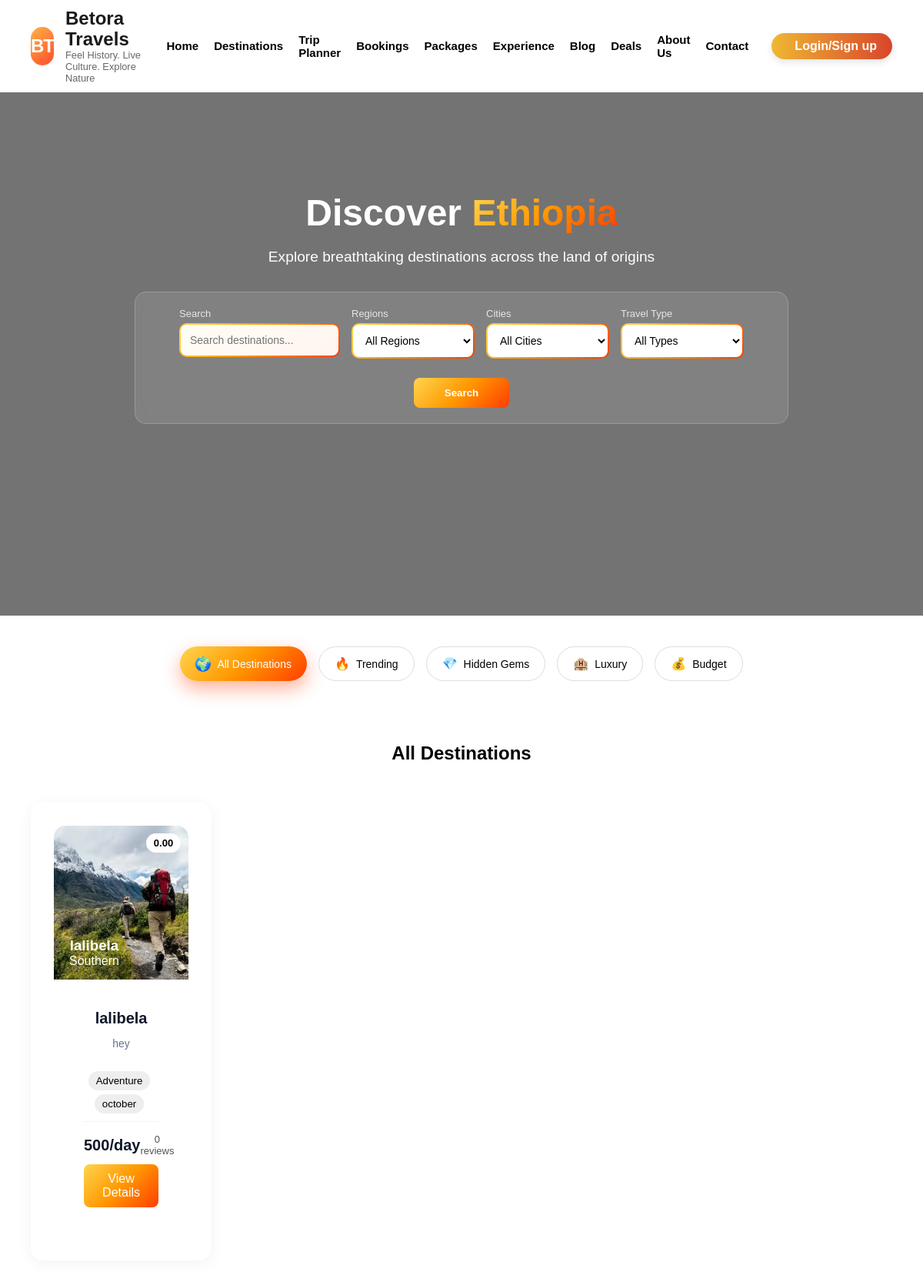
Page /destination.php on the committed database.
### tables this page shows
CREATE TABLE `destinations` (
  `id` int(11) NOT NULL,
  `name` varchar(100) DEFAULT NULL,
  `tagline` varchar(255) DEFAULT NULL,
  `region` varchar(100) DEFAULT NULL,
  `type` enum('adventure','cultural','religious','historical','nature') DEFAULT NULL,
  `description` text DEFAULT NULL,
  `highlights` text DEFAULT NULL,
  `best_time` varchar(100) DEFAULT NULL,
  `dry_season` varchar(255) DEFAULT NULL,
  `rainy_season` varchar(255) DEFAULT NULL,
  `spring_weather` varchar(100) DEFAULT NULL,
  `summer_weather` varchar(100) DEFAULT NULL,
  `autumn_weather` varchar(100) DEFAULT NULL,
  `winter_weather` varchar(100) DEFAULT NULL,
  `average_cost` decimal(10,2) DEFAULT NULL,
  `budget_cost` varchar(50) DEFAULT NULL,
  `standard_cost` varchar(50) DEFAULT NULL,
  `luxury_cost` varchar(50) DEFAULT NULL,
  `accommodation` varchar(255) DEFAULT NULL,
  `rating` decimal(3,2) DEFAULT 0.00,
  `reviews` int(11) DEFAULT 0,
  `top_attractions` text DEFAULT NULL,
  `cultural_tips` text DEFAULT NULL,
  `distance_info` varchar(255) DEFAULT NULL,
  `map_location` text DEFAULT NULL,
  `video_url` varchar(255) DEFAULT NULL,
  `image` varchar(255) DEFAULT NULL,
  `image2` varchar(255) DEFAULT NULL,
  `image3` varchar(255) DEFAULT NULL,
  `image4` varchar(255) DEFAULT NULL
);

### destination.php (the view, shortened to what this page needs)
<?php
include 'db.php';
$search_name = isset($_GET['search_name']) ? mysqli_real_escape_string($conn, $_GET['search_name']) : '';
$sql = "SELECT * FROM destinations WHERE 1=1";
$sql .= " ORDER BY id DESC";
$result = mysqli_query($conn, $sql);
?>
<!DOCTYPE html>
<html lang="en">
<head>
    <link rel="stylesheet" href="style.css">
    <link rel="stylesheet" href="https://jsdelivr.net"/>
    <link rel="stylesheet" href="welcome.css">
    <link rel="stylesheet" href="cards.css">
    <link rel="stylesheet" href="ai.css">
    <link rel="stylesheet" href="https://cloudflare.com">
</head>
<body>
<nav id="navbar">
  <div class="brand">
    <div class="bt">BT</div>
    <div class="logo-text">
      <h1>Betora Travels</h1>
      <h2>Feel History. Live Culture. Explore Nature</h2>
    </div>
  </div>
  <ul class="menu" id="menu-list">
    <li><a class="underline-text" href="index.php#Home">Home</a></li>
    <li><a class="underline-text" href="destinations.php">Destinations</a></li>
    <li><a class="underline-text" href="trip.html#trip">Trip Planner</a></li>
    <li><a class="underline-text" href="booking.html#Bookings">Bookings</a></li>
    <li><a class="underline-text" href="packages.php#packages">Packages</a></li>
    <li><a class="underline-text" href="experience.html#Experience">Experience</a></li>
    <li><a class="underline-text" href="blog.html#Blog">Blog</a></li>
    <li><a class="underline-text" href="deals.html#Deals">Deals</a></li>
    <li><a class="underline-text" href="aboutus.html#About-Us">About Us</a></li>
    <li><a class="underline-text" href="contactus.html#Contact">Contact</a></li>
    <div class="header-actions">
      <div class="login-pill">
        <span>Login/Sign up</span>
      </div>
    </div>
  </ul>
</nav>
<section id="Destinations" class="destination-hero">
    <video autoplay muted loop playsinline class="bg-video">
        <source src="ethiopia-video.mp4" type="video/mp4">
    </video>
    <div class="overlay"></div>
    <div class="content">
        <h1>Discover <span>Ethiopia</span></h1>
        <p>Explore breathtaking destinations across the land of origins</p>
        <form action="destination.php" method="GET" class="search-box">
    <div class="field">
        <label>Search</label>
        <div class="gradient-wrapper">
            <input type="text" name="search_name" placeholder="Search destinations..." value="<?php echo htmlspecialchars($search_name); ?>" />
        </div>
    </div>
    <div class="field">
        <label>Regions</label>
        <div class="gradient-wrapper">
            <select name="region">
                <option>All Regions</option>
            </select>
        </div>
    </div>
    <div class="field">
        <label>Cities</label>
        <div class="gradient-wrapper">
            <select name="city">
                <option>All Cities</option>
            </select>
        </div>
    </div>
    <div class="field">
        <label>Travel Type</label>
        <div class="gradient-wrapper">
            <select name="type">
                <option>All Types</option>
            </select>
        </div>
    </div>
    <div class="search-btn-container">
        <button type="submit">Search</button>
    </div>
</form>
    </div>
</section>
<section class="filter-section">
    <div class="filter-container">
        <button class="filter-btn active"><span>🌍</span> All Destinations</button>
        <button class="filter-btn"><span>🔥</span> Trending</button>
        <button class="filter-btn"><span>💎</span> Hidden Gems</button>
        <button class="filter-btn"><span>🏨</span> Luxury</button>
        <button class="filter-btn"><span>💰</span> Budget</button>
    </div>
</section>
<section class="cards-section">
    <h2 class="results-title">All Destinations</h2>
    <div class="cards-container">
    <?php while($row = mysqli_fetch_assoc($result)) { ?>
        <div class="card" data-category="<?php echo strtolower($row['type']); ?>">
    <div class="card-slider">
        <img src="admin/uploads/<?php echo htmlspecialchars($row['image']); ?>" class="active">
        <div class="image-text">
            <h3 style="display: block !important; opacity: 1 !important; color: white;">
                <?php echo htmlspecialchars($row['name']); ?>
            </h3>
            <p><?php echo htmlspecialchars($row['region']); ?></p>
        </div>
        <div class="rating">
            <?php echo $row['rating']; ?>
        </div>
    </div>
    <div class="card-inner">
        <div class="card-content">
            <h3 class="card-title-main"><?php echo htmlspecialchars($row['name']); ?></h3>
            <p class="desc"><?php echo htmlspecialchars($row['tagline']); ?></p>
            <div class="tags">
                <button><?php echo ucfirst($row['type']); ?></button>
                <button><?php echo htmlspecialchars($row['best_time']); ?></button>
            </div>
            <div class="card-footer">
                <span class="price">
                    <?php echo $row['budget_cost']; ?>/day
                </span>
                <span class="reviews"><?php echo $row['reviews']; ?> reviews</span>
            </div>
            <a href="admin/view_destination.php?id=<?php echo $row['id']; ?>&source=public" class="details-btn">
                View Details
            </a>
        </div>
    </div>
</div>
    <?php } ?>
</div>
</section>
</body>
</html>

### style.css (style rules this page uses)
* { margin: 0; padding: 0; box-sizing: border-box; font-family: Arial, sans-serif; }
.destination-hero { position: relative; height: 100vh; display: flex; justify-content: center; align-items: center; text-align: center; overflow: hidden; }
.bg-video { position: absolute; top: 50%; left: 50%; width: 100%; height: 100%; object-fit: cover; transform: translate(-50%, -50%); z-index: -2; }
.overlay { position: absolute; width: 100%; height: 100%; background: rgba(0, 0, 0, 0.55); z-index: -1; }
.content { color: #fff; padding: 20px; max-width: 900px; }
.content h1 { font-size: 3rem; margin-bottom: 15px; }
.content h1 span { background: linear-gradient(135deg, #FFD54F, #FF9800, #FF3D00); -webkit-background-clip: text; -webkit-text-fill-color: transparent; }
.content p { font-size: 1.2rem; margin-bottom: 30px; line-height: 1.6; }
.search-box { display: flex; flex-wrap: wrap; justify-content: center; gap: 15px; backdrop-filter: blur(12px); background: rgba(255, 255, 255, 0.1); padding: 20px; border-radius: 15px; border: 1px solid rgba(255, 255, 255, 0.2); }
.field { display: flex; flex-direction: column; min-width: 160px; text-align: left; }
.field label { color: #fff; font-size: 13px; margin-bottom: 5px; opacity: 0.8; }
.field input, .field select { padding: 12px; border-radius: 8px; border: none; outline: none; font-size: 14px; background: rgba(255, 255, 255, 0.95); transition: all 0.3s ease; }
.gradient-wrapper { padding: 2px; border-radius: 10px; background: linear-gradient(135deg, #FFD54F, #FF9800, #FF3D00); }
.gradient-wrapper select { width: 100%; padding: 12px; border: none; outline: none; border-radius: 8px; background: white; font-size: 14px; }
.search-btn-container { width: 100%; display: flex; justify-content: center; margin-top: 10px; }
.search-btn-container button { padding: 12px 40px; border: none; border-radius: 8px; cursor: pointer; color: #fff; font-weight: bold; background: linear-gradient(135deg, #FFD54F, #FF9800, #FF3D00); transition: all 0.3s ease; }
.filter-section { padding: 40px 20px; display: flex; justify-content: center; }
.filter-container { display: flex; gap: 15px; flex-wrap: wrap; justify-content: center; }
.filter-btn { display: flex; align-items: center; gap: 8px; padding: 12px 20px; border-radius: 30px; border: 1px solid #ddd; background: #fff; cursor: pointer; font-size: 14px; transition: all 0.3s ease; }
.filter-btn span { font-size: 16px; }
.filter-btn.active { color: #fff; border: none; background: linear-gradient(135deg, #FFD54F, #FF9800, #FF3D00); box-shadow: 0 10px 25px rgba(255, 61, 0, 0.4); }
.filter-btn.active span { transform: scale(1.1); }
.cards-section { padding: 40px 20px; text-align: center; }
.results-title { font-size: 24px; margin-bottom: 30px; }
.cards-container { display: grid; grid-template-columns: repeat(auto-fit, minmax(280px, 1fr)); gap: 25px; }
.card { border-radius: 15px; overflow: hidden; background: white; box-shadow: 0 8px 20px rgba(0,0,0,0.15); transition: transform 0.3s, box-shadow 0.3s; position: relative; }
.card-slider { position: relative; width: 100%; height: 200px; border-radius: 15px 15px 0 0; overflow: hidden; }
.card-slider img { width: 100%; height: 100%; object-fit: cover; position: absolute; top: 0; left: 0; opacity: 0; transition: opacity 1s ease-in-out; }
.card-slider img.active { opacity: 1; }
.card-slider .image-text { position: absolute; bottom: 10px; left: 10px; color: white; padding: 5px 10px; border-radius: 5px; z-index: 2; }
.card-slider .rating { position: absolute; top: 10px; right: 10px; background: white; color: black; font-weight: bold; padding: 5px 10px; border-radius: 20px; z-index: 2; font-size: 13px; }
.card-inner { padding: 15px; display: flex; flex-direction: column; }
.desc { font-size: 14px; margin-bottom: 10px; }
.tags button { margin: 5px 5px 0 0; padding: 5px 10px; border: none; border-radius: 15px; background: #eee; cursor: pointer; }
.card-footer { display: flex; justify-content: space-between; margin-top: 10px; }
.price { color: black; font-weight: bold; }
.reviews { font-size: 13px; color: #555; }
.details-btn { margin-top: 10px; width: 100%; padding: 10px; border: none; border-radius: 8px; color: white; background: linear-gradient(135deg, #FFD54F, #FF9800, #FF3D00); cursor: pointer; text-align: center; display: inline-block; text-decoration: none; }

### rows in the picture
destinations: image (picture), name "lalibela", region "Southern", rating "0.00", tagline "hey", type "Adventure", best_time "october", budget_cost "500", reviews "0"
